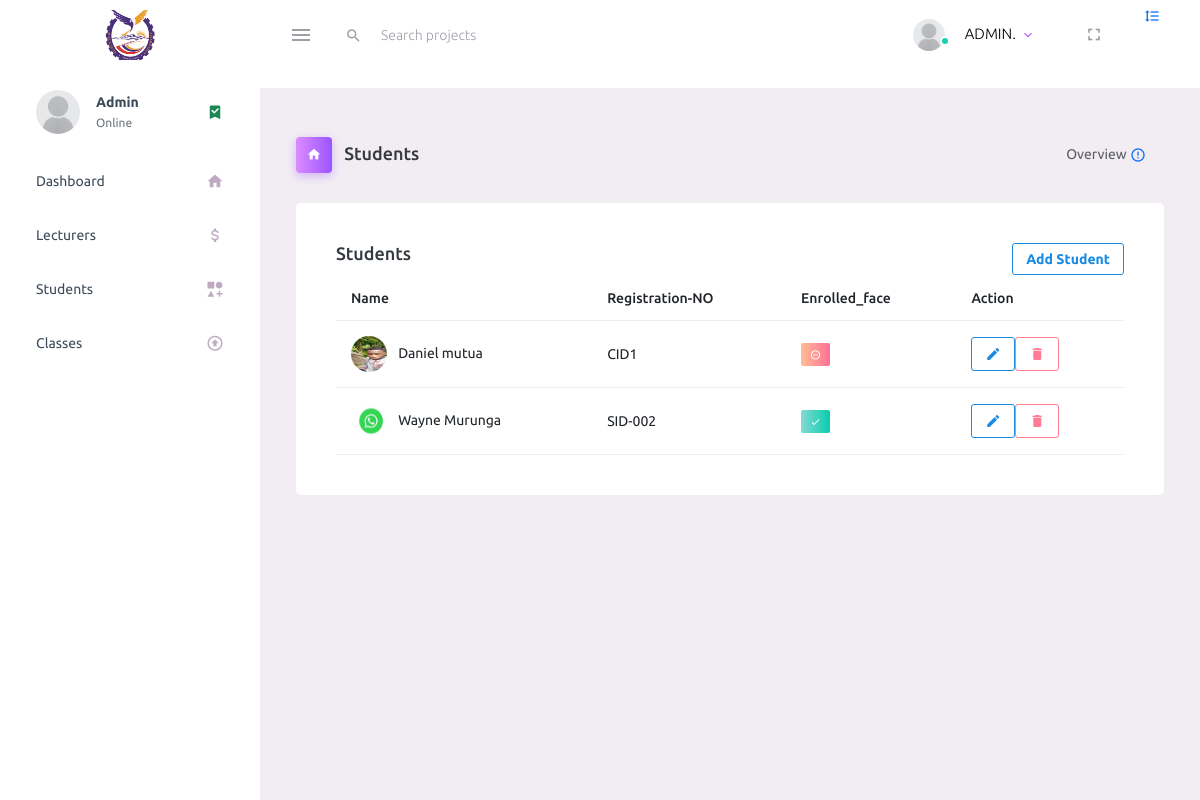
The app's page /admin_students/, older data.
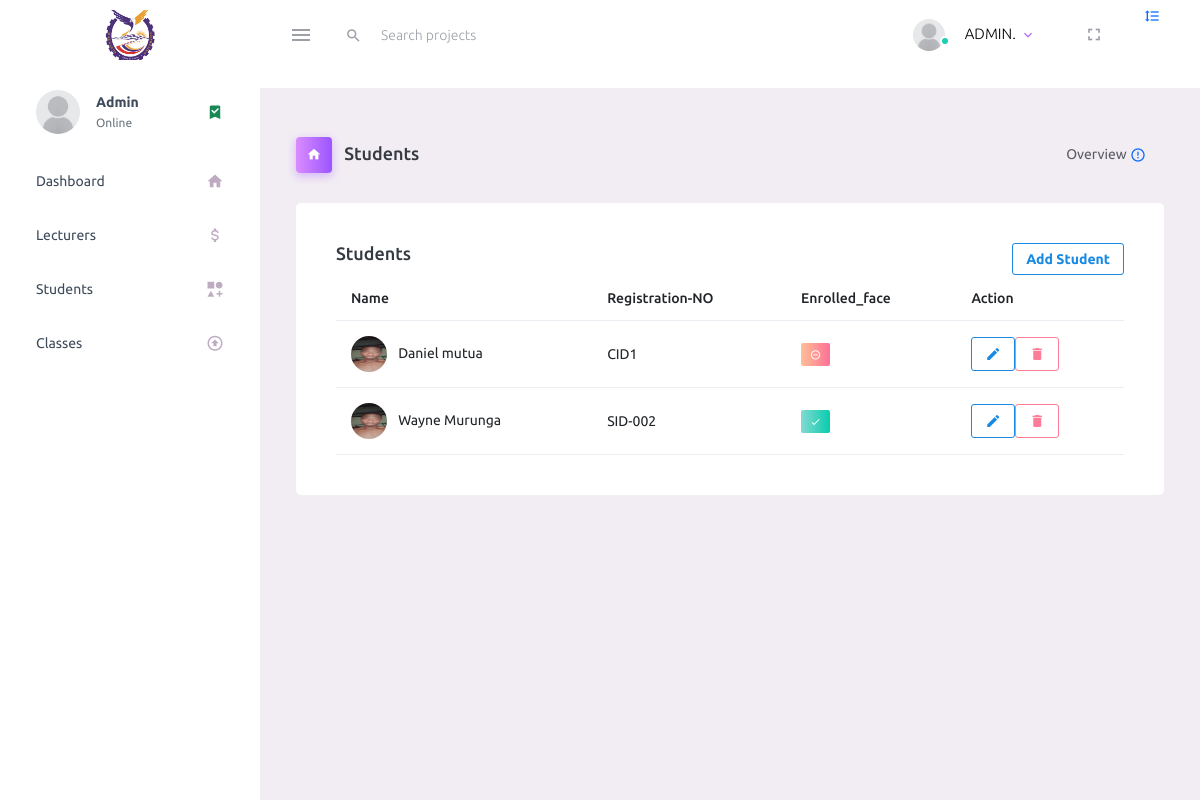
The same page, newer data.
### school/models.py (models this page shows, shortened)
class Account(models.Model):
    user = models.OneToOneField(User, on_delete=models.CASCADE)
    created_at = models.DateTimeField(auto_now_add=True)
    staff = models.BooleanField(default=False)
    face = models.BooleanField(default=False)
    admin = models.BooleanField(default=False)
    face_image = models.ImageField(upload_to='user_faces/', blank=True, null=True)

### school/views.py (the view)
# urls.py: path('admin_students/', views.students, name='students'),
def students(request):
    students = Account.objects.filter(staff=False)
    return render(request, 'student.html', {'students': students})

### school/templates/student.html (shortened to what this page needs)
{% extends 'admin_base.html'  %}
{% load static %}
{% block content %}
<div class="main-panel">
    <div class="container">
        <br/>
    </div>
    <div class="content-wrapper">
        <div class="page-header">
            <h3 class="page-title">
                <span class="page-title-icon bg-gradient-primary text-white me-2">
                  <i class="mdi mdi-home"></i>
                </span> Students
            </h3>
            <nav aria-label="breadcrumb">
                <ul class="breadcrumb">
                    <li class="breadcrumb-item active" aria-current="page">
                        Overview <i
                            class="mdi mdi-alert-circle-outline icon-sm text-primary align-middle"></i>
                    </li>
                </ul>
            </nav>
        </div>
        {% if account.admin == 0 %}
        <div class="row">
            <div class="col-md-12 stretch-card grid-margin">
                <div class="card bg-gradient-danger card-img-holder text-white">
                    <div class="card-body">
                        <img src="{% static 'Login/stylesheets/assets/images/dashboard/circle.svg' %}"
                             class="card-img-absolute" alt="circle-image"/>
                        <h4 class="font-weight-normal mb-3">You are not allowed to view this page! <i
                                class="mdi mdi-block-helper mdi-24px float-right"></i></h4>
                        <h2 class="mb-5">RESTRICTED PAGE</h2>
                        <h6 class="card-text">Only admins are allowed here!</h6>
                    </div>
                </div>
            </div>
            <footer class="footer">
                <div class="container-fluid d-flex justify-content-between">
                    <span class="text-muted d-block text-center text-sm-start d-sm-inline-block">Copyright © FaceRecognition By Murunga 2024</span>
                </div>
            </footer>
        </div>
        {% else %}
        <div class="col-12 grid-margin">
            <div class="card">
                <div class="card-body">
                    <div class="row">
                        <div class="col">
                            <h4 class="card-title">Students</h4>
                        </div>
                        <div class="col-auto">
                            <a href="{% url 'add_student' %}" class="btn btn-outline-info btn-sm float-end">Add
                                Student</a>
                        </div>
                    </div>
                    {% if students %}
                    <div class="table-responsive">
                        <table class="table">
                            <thead>
                            <tr>
                                <th> Name</th>
                                <th> Registration-NO</th>
                                <th> Enrolled_face</th>
                                <th> Action</th>
                            </tr>
                            </thead>
                            {% for student in students %}
                            <tbody>
                            <tr>
                                {% if student.face_image %}
                                <td>
                                    <img src="{{ student.face_image.url}}" class="me-2" alt="lecturer Image">
                                    {{student.user.first_name}}
                                    {{student.user.last_name}}
                                </td>
                                {% endif %}
                                <td> {{student.user.username}}</td>
                                {% if student.face %}
                                <td>
                                    <label class="badge badge-gradient-success"><i class="mdi mdi-check"></i></label>
                                </td>
                                {% else %}
                                <td>
                                    <label class="badge badge-gradient-danger"><i
                                            class="mdi mdi-minus-circle-outline"></i></label>
                                </td>
                                {% endif %}
                                <td><a href="{% url 'edit_student' student.id %}" class="btn btn-outline-info btn-sm"><i
                                        class="mdi mdi-pencil"></i>  <br><a href="{% url 'delete_student' student.id %}" class="btn btn-outline-danger btn-sm"><i class="mdi mdi-delete"></i>
                                </a>
                                </td>
                            </tr>
                            </tbody>
                            {% endfor %}
                            {% else %}
                            <h3>No Students Found</h3>
                            {% endif %}
                        </table>
                    </div>
                </div>
            </div>
        </div>
        {% endif %}
    </div>
</div>
{% endblock %}

### school/templates/admin_base.html (shortened to what this page needs)
{% load static %}
<html lang="en">
<head>
    <link rel="stylesheet" href="{% static 'Login/stylesheets/assets/vendors/mdi/css/materialdesignicons.min.css' %}">
    <link rel="stylesheet" href="{% static 'Login/stylesheets/assets/vendors/css/vendor.bundle.base.css' %}">
    <link rel="stylesheet" href="{% static 'Login/stylesheets/assets/css/style.css' %}">
    <link rel="shortcut icon" href="{% static 'Login/stylesheets/assets/images/favicon.ico' %}"/>
</head>
<body>
<div class="container-scroller">
    <nav class="navbar default-layout-navbar col-lg-12 col-12 p-0 fixed-top d-flex flex-row">
        <div class="text-center navbar-brand-wrapper d-flex align-items-center justify-content-center">
            <a class="navbar-brand brand-logo" href="{% url 'admin'%}"><img src="{% static 'assets/img/Logo.png' %}"
                                                                            alt="Image"
                                                                            style="width: 50px; height: 50px;"/></a>
        </div>
        <div class="navbar-menu-wrapper d-flex align-items-stretch">
            <button class="navbar-toggler navbar-toggler align-self-center" type="button" data-toggle="minimize">
                <span class="mdi mdi-menu"></span>
            </button>
            <div class="search-field d-none d-md-block">
                <form class="d-flex align-items-center h-100" action="#">
                    <div class="input-group">
                        <div class="input-group-prepend bg-transparent">
                            <i class="input-group-text border-0 mdi mdi-magnify"></i>
                        </div>
                        <input type="text" class="form-control bg-transparent border-0" placeholder="Search projects">
                    </div>
                </form>
            </div>
            <ul class="navbar-nav navbar-nav-right">
                <li class="nav-item nav-profile dropdown">
                    <a class="nav-link dropdown-toggle" id="profileDropdown" href="#" data-bs-toggle="dropdown"
                       aria-expanded="false">
                        <div class="nav-profile-img">
                            <img src="{% static 'Login/assets/default-user.png' %}" alt="image">
                            <span class="availability-status online"></span>
                        </div>
                        <div class="nav-profile-text">
                            <p class="mb-1 text-black">ADMIN.</p>
                        </div>
                    </a>
                </li>
                <li class="nav-item d-none d-lg-block full-screen-link">
                    <a class="nav-link">
                        <i class="mdi mdi-fullscreen" id="fullscreen-button"></i>
                    </a>
                </li>
            </ul>
            <li class="nav-item nav-settings d-none d-lg-block">
                <a class="nav-link" href="#">
                    <i class="mdi mdi-format-line-spacing"></i>
                </a>
            </li>
        </div>
    </nav>
    <div class="container-fluid page-body-wrapper">
        <nav class="sidebar sidebar-offcanvas" id="sidebar">
            <ul class="nav">
                <li class="nav-item nav-profile">
                    <a href="#" class="nav-link">
                        <div class="nav-profile-image">
                            <img src="{% static 'Login/assets/default-user.png' %}" alt="Prof">
                        </div>
                        <div class="nav-profile-text d-flex flex-column">
                            <span class="font-weight-bold mb-2">Admin </span>
                            <span class="text-secondary text-small">Online</span>
                        </div>
                        <i class="mdi mdi-bookmark-check text-success nav-profile-badge"></i>
                    </a>
                </li>
                <li class="nav-item">
                    <a class="nav-link" href="{% url 'admin' %}">
                        <span class="menu-title">Dashboard</span>
                        <i class="mdi mdi-home menu-icon"></i>
                    </a>
                </li>
                <li class="nav-item">
                    <a class="nav-link" href="{% url 'lecturers' %}">
                        <span class="menu-title">Lecturers</span>
                        <i class="mdi mdi-currency-usd menu-icon"></i>
                    </a>
                </li>
                <li class="nav-item">
                    <a class="nav-link" href="{% url 'students' %}">
                        <span class="menu-title">Students</span>
                        <i class="mdi mdi-shape-plus menu-icon"></i>
                    </a>
                </li>
                <li class="nav-item">
                    <a class="nav-link" href="{% url 'classes_admin' %}">
                        <span class="menu-title">Classes</span>
                        <i class="mdi mdi-arrow-up-bold-circle-outline menu-icon"></i>
                    </a>
                </li>
            </ul>
        </nav>
        {% block content %}
        {% endblock %}
    </div>
</div>
</body>
</html>

Row changes from the older to the newer data that the page shows:
changed Account "Daniel": face_image: a different picture
changed Account "Wayne": face_image: a different picture
